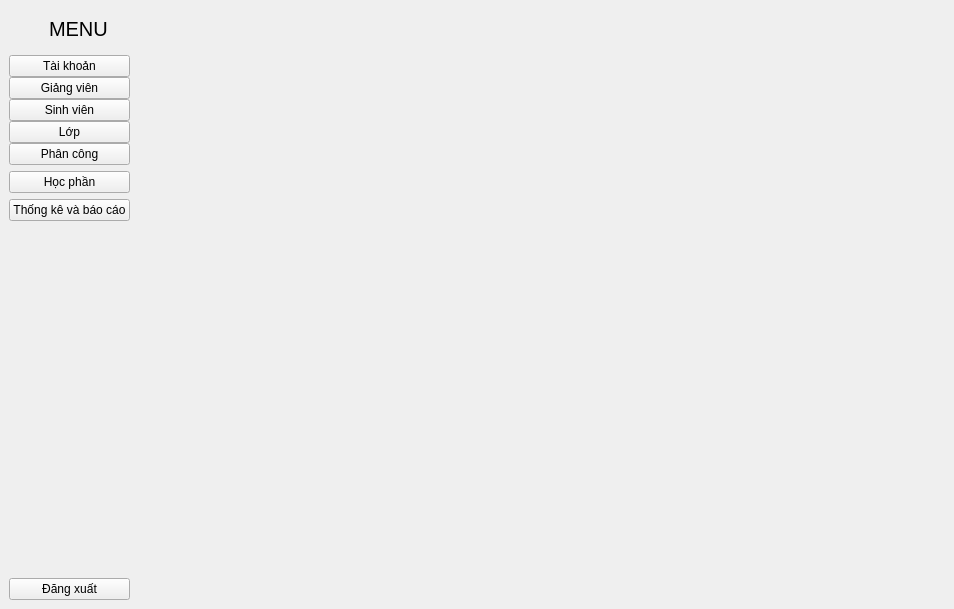
<?xml version="1.0" encoding="UTF-8"?>
<ui version="4.0">
 <class>MainWindow</class>
 <widget class="QMainWindow" name="MainWindow">
  <property name="geometry">
   <rect>
    <x>0</x>
    <y>0</y>
    <width>954</width>
    <height>609</height>
   </rect>
  </property>
  <property name="windowTitle">
   <string>MainWindow</string>
  </property>
  <widget class="QWidget" name="centralwidget">
   <layout class="QGridLayout" name="gridLayout">
    <property name="leftMargin">
     <number>0</number>
    </property>
    <property name="topMargin">
     <number>0</number>
    </property>
    <property name="rightMargin">
     <number>0</number>
    </property>
    <property name="bottomMargin">
     <number>0</number>
    </property>
    <property name="spacing">
     <number>0</number>
    </property>
    <item row="0" column="0">
     <widget class="QWidget" name="icon_only_widget" native="true">
      <layout class="QVBoxLayout" name="verticalLayout_3">
       <property name="spacing">
        <number>0</number>
       </property>
       <property name="leftMargin">
        <number>0</number>
       </property>
       <property name="topMargin">
        <number>0</number>
       </property>
       <property name="rightMargin">
        <number>0</number>
       </property>
       <property name="bottomMargin">
        <number>0</number>
       </property>
      </layout>
     </widget>
    </item>
    <item row="0" column="1">
     <widget class="QWidget" name="full_menu_widget" native="true">
      <layout class="QVBoxLayout" name="verticalLayout_4">
       <item>
        <layout class="QHBoxLayout" name="horizontalLayout_2">
         <property name="spacing">
          <number>0</number>
         </property>
         <item>
          <widget class="QLabel" name="logo_label_2">
           <property name="minimumSize">
            <size>
             <width>40</width>
             <height>40</height>
            </size>
           </property>
           <property name="maximumSize">
            <size>
             <width>40</width>
             <height>40</height>
            </size>
           </property>
           <property name="text">
            <string/>
           </property>
           <property name="pixmap">
            <pixmap resource="nam/resual.qrc">:/icon/logo.jpg</pixmap>
           </property>
           <property name="scaledContents">
            <bool>true</bool>
           </property>
          </widget>
         </item>
         <item>
          <widget class="QLabel" name="logo_label_3">
           <property name="font">
            <font>
             <pointsize>15</pointsize>
            </font>
           </property>
           <property name="text">
            <string>MENU</string>
           </property>
          </widget>
         </item>
        </layout>
       </item>
       <item>
        <layout class="QVBoxLayout" name="verticalLayout_2">
         <property name="spacing">
          <number>0</number>
         </property>
         <item>
          <widget class="QPushButton" name="taikhoan">
           <property name="text">
            <string>Tài khoản</string>
           </property>
           <property name="icon">
            <iconset>
             <normaloff>:/icon/icon/home-4-32.ico</normaloff>
             <normalon>:/icon/icon/home-4-48.ico</normalon>:/icon/icon/home-4-32.ico</iconset>
           </property>
           <property name="iconSize">
            <size>
             <width>14</width>
             <height>14</height>
            </size>
           </property>
           <property name="checkable">
            <bool>true</bool>
           </property>
           <property name="autoExclusive">
            <bool>true</bool>
           </property>
          </widget>
         </item>
         <item>
          <widget class="QPushButton" name="giangvien">
           <property name="text">
            <string>Giảng viên</string>
           </property>
           <property name="icon">
            <iconset>
             <normaloff>:/icon/icon/dashboard-5-32.ico</normaloff>
             <normalon>:/icon/icon/dashboard-5-48.ico</normalon>:/icon/icon/dashboard-5-32.ico</iconset>
           </property>
           <property name="iconSize">
            <size>
             <width>14</width>
             <height>14</height>
            </size>
           </property>
           <property name="checkable">
            <bool>true</bool>
           </property>
           <property name="autoExclusive">
            <bool>true</bool>
           </property>
          </widget>
         </item>
         <item>
          <widget class="QPushButton" name="sinhvien">
           <property name="text">
            <string>Sinh viên</string>
           </property>
           <property name="icon">
            <iconset>
             <normaloff>:/icon/icon/activity-feed-32.ico</normaloff>
             <normalon>:/icon/icon/activity-feed-48.ico</normalon>:/icon/icon/activity-feed-32.ico</iconset>
           </property>
           <property name="iconSize">
            <size>
             <width>14</width>
             <height>14</height>
            </size>
           </property>
           <property name="checkable">
            <bool>true</bool>
           </property>
           <property name="autoExclusive">
            <bool>true</bool>
           </property>
          </widget>
         </item>
         <item>
          <widget class="QPushButton" name="lop">
           <property name="text">
            <string>Lớp</string>
           </property>
           <property name="icon">
            <iconset>
             <normaloff>:/icon/icon/product-32.ico</normaloff>
             <normalon>:/icon/icon/product-48.ico</normalon>:/icon/icon/product-32.ico</iconset>
           </property>
           <property name="iconSize">
            <size>
             <width>14</width>
             <height>14</height>
            </size>
           </property>
           <property name="checkable">
            <bool>true</bool>
           </property>
           <property name="autoExclusive">
            <bool>true</bool>
           </property>
          </widget>
         </item>
         <item>
          <widget class="QPushButton" name="phancong">
           <property name="text">
            <string>Phân công</string>
           </property>
           <property name="icon">
            <iconset>
             <normaloff>:/icon/icon/group-32.ico</normaloff>
             <normalon>:/icon/icon/group-48.ico</normalon>:/icon/icon/group-32.ico</iconset>
           </property>
           <property name="iconSize">
            <size>
             <width>14</width>
             <height>14</height>
            </size>
           </property>
           <property name="checkable">
            <bool>true</bool>
           </property>
           <property name="autoExclusive">
            <bool>true</bool>
           </property>
          </widget>
         </item>
        </layout>
       </item>
       <item>
        <widget class="QPushButton" name="hocphan">
         <property name="text">
          <string>Học phần</string>
         </property>
        </widget>
       </item>
       <item>
        <widget class="QPushButton" name="baocao">
         <property name="text">
          <string>Thống kê và báo cáo</string>
         </property>
        </widget>
       </item>
       <item>
        <spacer name="verticalSpacer_2">
         <property name="orientation">
          <enum>Qt::Vertical</enum>
         </property>
         <property name="sizeHint" stdset="0">
          <size>
           <width>20</width>
           <height>373</height>
          </size>
         </property>
        </spacer>
       </item>
       <item>
        <widget class="QPushButton" name="exit_btn_2">
         <property name="text">
          <string>Đăng xuất</string>
         </property>
         <property name="icon">
          <iconset resource="nam/resual.qrc">
           <normaloff>:/icon/exit.png</normaloff>
           <normalon>:/icon/exit.png</normalon>:/icon/exit.png</iconset>
         </property>
         <property name="iconSize">
          <size>
           <width>14</width>
           <height>14</height>
          </size>
         </property>
        </widget>
       </item>
      </layout>
     </widget>
    </item>
    <item row="0" column="2">
     <widget class="QWidget" name="widget_3" native="true">
      <layout class="QVBoxLayout" name="verticalLayout_5">
       <property name="spacing">
        <number>0</number>
       </property>
       <property name="leftMargin">
        <number>0</number>
       </property>
       <property name="topMargin">
        <number>0</number>
       </property>
       <property name="rightMargin">
        <number>0</number>
       </property>
       <property name="bottomMargin">
        <number>0</number>
       </property>
       <item>
        <widget class="QWidget" name="widget" native="true">
         <property name="minimumSize">
          <size>
           <width>0</width>
           <height>40</height>
          </size>
         </property>
         <layout class="QHBoxLayout" name="horizontalLayout_4">
          <property name="spacing">
           <number>0</number>
          </property>
          <property name="leftMargin">
           <number>0</number>
          </property>
          <property name="topMargin">
           <number>0</number>
          </property>
          <property name="rightMargin">
           <number>9</number>
          </property>
          <property name="bottomMargin">
           <number>0</number>
          </property>
          <item>
           <layout class="QHBoxLayout" name="horizontalLayout">
            <property name="spacing">
             <number>10</number>
            </property>
           </layout>
          </item>
         </layout>
        </widget>
       </item>
       <item>
        <widget class="QStackedWidget" name="stackedWidget">
         <property name="currentIndex">
          <number>2</number>
         </property>
         <widget class="QWidget" name="page">
          <layout class="QGridLayout" name="gridLayout_2">
           <item row="0" column="0">
            <widget class="QLabel" name="label_4">
             <property name="font">
              <font>
               <pointsize>20</pointsize>
              </font>
             </property>
             <property name="text">
              <string>Home Page</string>
             </property>
             <property name="alignment">
              <set>Qt::AlignCenter</set>
             </property>
            </widget>
           </item>
          </layout>
         </widget>
         <widget class="QWidget" name="page_2">
          <layout class="QGridLayout" name="gridLayout_3">
           <item row="0" column="0">
            <widget class="QLabel" name="label_5">
             <property name="font">
              <font>
               <pointsize>20</pointsize>
              </font>
             </property>
             <property name="text">
              <string>Dashboard Page</string>
             </property>
             <property name="alignment">
              <set>Qt::AlignCenter</set>
             </property>
            </widget>
           </item>
          </layout>
         </widget>
         <widget class="QWidget" name="page_3">
          <layout class="QGridLayout" name="gridLayout_4">
           <item row="1" column="1">
            <widget class="QLabel" name="label_6">
             <property name="font">
              <font>
               <pointsize>20</pointsize>
              </font>
             </property>
             <property name="styleSheet">
              <string notr="true">background-
url(:/icon/spg1.jpg)</string>
             </property>
             <property name="text">
              <string/>
             </property>
             <property name="alignment">
              <set>Qt::AlignCenter</set>
             </property>
            </widget>
           </item>
          </layout>
         </widget>
        </widget>
       </item>
      </layout>
     </widget>
    </item>
   </layout>
  </widget>
 </widget>
 <resources>
  <include location="nam/resual.qrc"/>
 </resources>
 <connections>
  <connection>
   <sender>exit_btn_2</sender>
   <signal>clicked()</signal>
   <receiver>MainWindow</receiver>
   <slot>close()</slot>
   <hints>
    <hint type="sourcelabel">
     <x>126</x>
     <y>584</y>
    </hint>
    <hint type="destinationlabel">
     <x>284</x>
     <y>606</y>
    </hint>
   </hints>
  </connection>
 </connections>
</ui>
